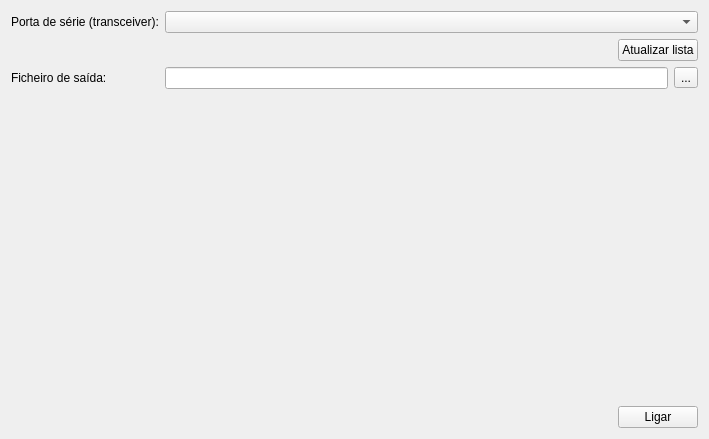
<?xml version="1.0" encoding="UTF-8"?>
<ui version="4.0">
 <class>PortSelection</class>
 <widget class="QMainWindow" name="PortSelection">
  <property name="geometry">
   <rect>
    <x>0</x>
    <y>0</y>
    <width>709</width>
    <height>439</height>
   </rect>
  </property>
  <property name="windowTitle">
   <string>CanSat Júnior 2020 - Estação Terrestre</string>
  </property>
  <widget class="QWidget" name="centralWidget">
   <layout class="QVBoxLayout" name="verticalLayout">
    <item>
     <layout class="QFormLayout" name="formLayout">
      <item row="1" column="0">
       <widget class="QLabel" name="label">
        <property name="text">
         <string>Porta de série (transceiver):</string>
        </property>
       </widget>
      </item>
      <item row="1" column="1">
       <widget class="QComboBox" name="comboBox_port"/>
      </item>
      <item row="2" column="1">
       <layout class="QHBoxLayout" name="horizontalLayout">
        <property name="bottomMargin">
         <number>0</number>
        </property>
        <item>
         <spacer name="horizontalSpacer">
          <property name="orientation">
           <enum>Qt::Horizontal</enum>
          </property>
          <property name="sizeHint" stdset="0">
           <size>
            <width>40</width>
            <height>20</height>
           </size>
          </property>
         </spacer>
        </item>
        <item>
         <widget class="QPushButton" name="pushButton_refresh">
          <property name="text">
           <string>Atualizar lista</string>
          </property>
         </widget>
        </item>
       </layout>
      </item>
      <item row="3" column="0">
       <widget class="QLabel" name="label_2">
        <property name="text">
         <string>Ficheiro de saída:</string>
        </property>
       </widget>
      </item>
      <item row="3" column="1">
       <layout class="QHBoxLayout" name="horizontalLayout_3">
        <property name="bottomMargin">
         <number>0</number>
        </property>
        <item>
         <widget class="QLineEdit" name="lineEdit_outputFilePath"/>
        </item>
        <item>
         <widget class="QToolButton" name="toolButton_fileSelect">
          <property name="text">
           <string>...</string>
          </property>
         </widget>
        </item>
       </layout>
      </item>
     </layout>
    </item>
    <item>
     <layout class="QHBoxLayout" name="horizontalLayout_2">
      <item>
       <spacer name="horizontalSpacer_2">
        <property name="orientation">
         <enum>Qt::Horizontal</enum>
        </property>
        <property name="sizeHint" stdset="0">
         <size>
          <width>40</width>
          <height>20</height>
         </size>
        </property>
       </spacer>
      </item>
      <item>
       <widget class="QPushButton" name="pushButton_connect">
        <property name="text">
         <string>Ligar</string>
        </property>
       </widget>
      </item>
     </layout>
    </item>
   </layout>
  </widget>
 </widget>
 <layoutdefault spacing="6" margin="11"/>
 <resources/>
 <connections/>
</ui>
